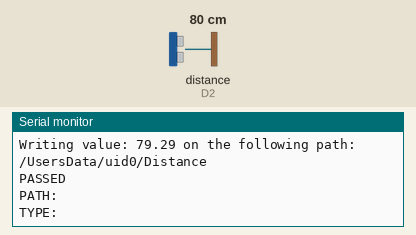
This sketch was run on a simulated ESP8266 (NodeMCU). Parts: the last lines printed to the serial monitor. Wiring (inferred from the names in the program): ultrasonic range finder: trigger D1; echo D2. Inputs (shaded band) come from the test bench; at power-on: distance to the obstacle (sensor on D2) 80 cm. The echo pulse lasts 58.3 µs per cm; WiFi joins after 1.5 s; servers stay silent unless stated.

Above: at 3.2 s.
3.3 s: distance to the obstacle (sensor on D2) set to 2 cm
At 7.29 s:
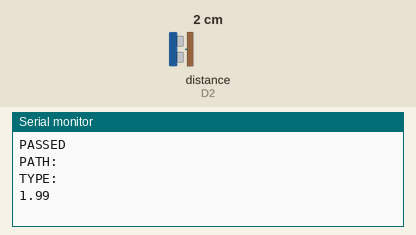
9.1 s: distance to the obstacle (sensor on D2) set to 4 cm
At 12.44 s:
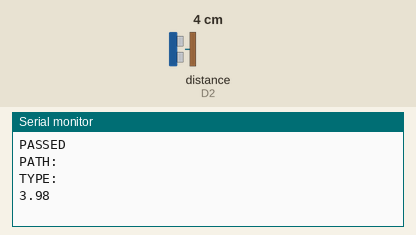
Timing chart, 0 to 13.9 s (numbered marks = the images above; inputs shaded):
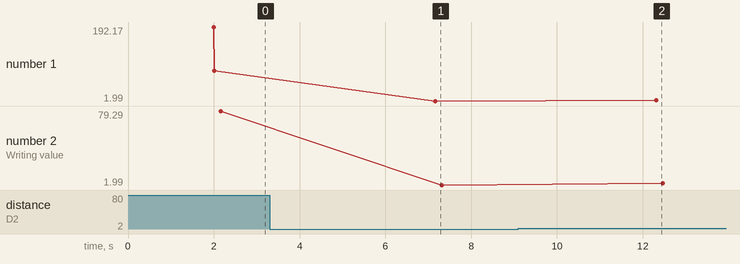

Measured:
- after the input at 3.3 s, the serial monitor: prints a new line after 3.9 s (image 1)
- after the input at 9.1 s, the serial monitor: prints a new line after 3.2 s (image 2)
- plotted number 1: 79.29 → 1.99 after the input at 3.3 s, 1.99 → 3.98 after the input at 9.1 s
- plotted number 2: 79.29 → 1.99 after the input at 3.3 s, 1.99 → 3.98 after the input at 9.1 s

The sketch:

DistanceFirebase.ino
```cpp
/*
  Upload the distance on the firebase realtime database
*/

#include <Arduino.h>
#if defined(ESP32)
  #include <WiFi.h>
#elif defined(ESP8266)
  #include <ESP8266WiFi.h>
#endif
#include <Firebase_ESP_Client.h>
#include <Wire.h>


// Provide the token generation process info.
#include "addons/TokenHelper.h"
// Provide the RTDB payload printing info and other helper functions.
#include "addons/RTDBHelper.h"

// Insert your network credentials
#define WIFI_SSID "Kon Ho"
#define WIFI_PASSWORD "kumar7654"

// Insert Firebase project API Key
#define API_KEY "AIzaSyBRYit-KekfOeeT4qrdU9HBSUM3ZkWybNI"

// Insert Authorized Email and Corresponding Password
#define USER_EMAIL "kumararvindra228@gmail.com"
#define USER_PASSWORD "123Node123##"

// Insert RTDB URLefine the RTDB URL
#define DATABASE_URL "https://getstarted-8f9b1-default-rtdb.asia-southeast1.firebasedatabase.app/"

// Define Firebase objects
FirebaseData fbdo;
FirebaseAuth auth;
FirebaseConfig config;

// Variable to save USER UID
String uid;
String dis;
String databasePath;


// defines pins numbers
#define trigPin D1
#define echoPin D2

// defines variables
long duration;
float distance;


// Timer variables (send new readings every three minutes)
// unsigned long sendDataPrevMillis = 0;
// unsigned long timerDelay = 18000;


// Initialize WiFi
void initWiFi() {
  WiFi.begin(WIFI_SSID, WIFI_PASSWORD);
  Serial.print("Connecting to WiFi ..");
  while (WiFi.status() != WL_CONNECTED) {
    Serial.print('.');
    delay(1000);
  }
  Serial.println(WiFi.localIP());
  Serial.println();
}

// Write float values to the database
void sendFloat(String path, float value){
  if (Firebase.RTDB.setFloat(&fbdo, path.c_str(), value)){
    Serial.print("Writing value: ");
    Serial.print (value);
    Serial.print(" on the following path: ");
    Serial.println(path);
    Serial.println("PASSED");
    Serial.println("PATH: " + fbdo.dataPath());
    Serial.println("TYPE: " + fbdo.dataType());
  }
  else {
    Serial.println("FAILED");
    Serial.println("REASON: " + fbdo.errorReason());
  }
}

void setup(){
  Serial.begin(115200);
   pinMode(trigPin, OUTPUT); // Sets the trigPin as an Output
   pinMode(echoPin, INPUT); // Sets the echoPin as an Input

  initWiFi();

  // Assign the api key (required)
  config.api_key = API_KEY;

  // Assign the user sign in credentials
  auth.user.email = USER_EMAIL;
  auth.user.password = USER_PASSWORD;

  // Assign the RTDB URL (required)
  config.database_url = DATABASE_URL;

  Firebase.reconnectWiFi(true);
  fbdo.setResponseSize(4096);

  // Assign the callback function for the long running token generation task */
  config.token_status_callback = tokenStatusCallback; //see addons/TokenHelper.h

  // Assign the maximum retry of token generation
  config.max_token_generation_retry = 5;

  // Initialize the library with the Firebase authen and config
  Firebase.begin(&config, &auth);

  // Getting the user UID might take a few seconds
  Serial.println("Getting User UID");
  while ((auth.token.uid) == "") {
    Serial.print('.');
    delay(1000);
  }
  // Print user UID
  uid = auth.token.uid.c_str();
  Serial.print("User UID: ");
  Serial.println(uid);

  // Update database path
  databasePath = "/UsersData/" + uid;

  // Update database path for sensor readings
  dis = databasePath + "/Distance"; // --> UsersData/<user_uid>/temperature

}

void loop(){
  // Send new readings to database
  if (Firebase.ready()){
 // Clears the trigPin
  digitalWrite(trigPin, LOW);
  delayMicroseconds(2);
  // Sets the trigPin on HIGH state for 10 micro seconds
  digitalWrite(trigPin, HIGH);
  delayMicroseconds(10);
  digitalWrite(trigPin, LOW);
  // Reads the echoPin, returns the sound wave travel time in microseconds
  duration = pulseIn(echoPin, HIGH);
  // Calculating the distance
  distance = duration * 0.034 / 2;
  Serial.println(distance);


    // Send readings to database:
    sendFloat(dis, distance);
  }
  delay(5000);
}
```
